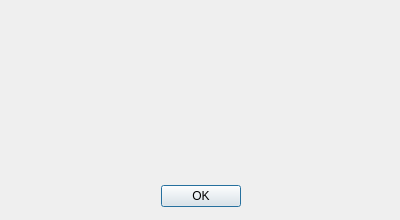
<?xml version="1.0" encoding="UTF-8"?>
<ui version="4.0">
 <class>AboutDialog</class>
 <widget class="QDialog" name="AboutDialog">
  <property name="geometry">
   <rect>
    <x>0</x>
    <y>0</y>
    <width>400</width>
    <height>220</height>
   </rect>
  </property>
  <property name="windowTitle">
   <string/>
  </property>
  <property name="autoFillBackground">
   <bool>false</bool>
  </property>
  <property name="locale">
   <locale language="German" country="Germany"/>
  </property>
  <property name="modal">
   <bool>true</bool>
  </property>
  <widget class="QDialogButtonBox" name="buttonBox">
   <property name="geometry">
    <rect>
     <x>30</x>
     <y>180</y>
     <width>341</width>
     <height>32</height>
    </rect>
   </property>
   <property name="orientation">
    <enum>Qt::Orientation::Horizontal</enum>
   </property>
   <property name="standardButtons">
    <set>QDialogButtonBox::StandardButton::Ok</set>
   </property>
   <property name="centerButtons">
    <bool>true</bool>
   </property>
  </widget>
  <widget class="QLabel" name="lbl_graphics">
   <property name="geometry">
    <rect>
     <x>10</x>
     <y>20</y>
     <width>111</width>
     <height>121</height>
    </rect>
   </property>
   <property name="autoFillBackground">
    <bool>true</bool>
   </property>
   <property name="text">
    <string/>
   </property>
   <property name="pixmap">
    <pixmap resource="resources.qrc">:/png/assets/logo.png</pixmap>
   </property>
   <property name="scaledContents">
    <bool>true</bool>
   </property>
  </widget>
  <widget class="QLabel" name="lbl_text1">
   <property name="geometry">
    <rect>
     <x>130</x>
     <y>9</y>
     <width>250</width>
     <height>161</height>
    </rect>
   </property>
   <property name="text">
    <string/>
   </property>
   <property name="alignment">
    <set>Qt::AlignmentFlag::AlignCenter</set>
   </property>
   <property name="wordWrap">
    <bool>true</bool>
   </property>
  </widget>
 </widget>
 <resources>
  <include location="resources.qrc"/>
 </resources>
 <connections>
  <connection>
   <sender>buttonBox</sender>
   <signal>accepted()</signal>
   <receiver>AboutDialog</receiver>
   <slot>accept()</slot>
   <hints>
    <hint type="sourcelabel">
     <x>248</x>
     <y>254</y>
    </hint>
    <hint type="destinationlabel">
     <x>157</x>
     <y>274</y>
    </hint>
   </hints>
  </connection>
  <connection>
   <sender>buttonBox</sender>
   <signal>rejected()</signal>
   <receiver>AboutDialog</receiver>
   <slot>reject()</slot>
   <hints>
    <hint type="sourcelabel">
     <x>316</x>
     <y>260</y>
    </hint>
    <hint type="destinationlabel">
     <x>286</x>
     <y>274</y>
    </hint>
   </hints>
  </connection>
 </connections>
</ui>
